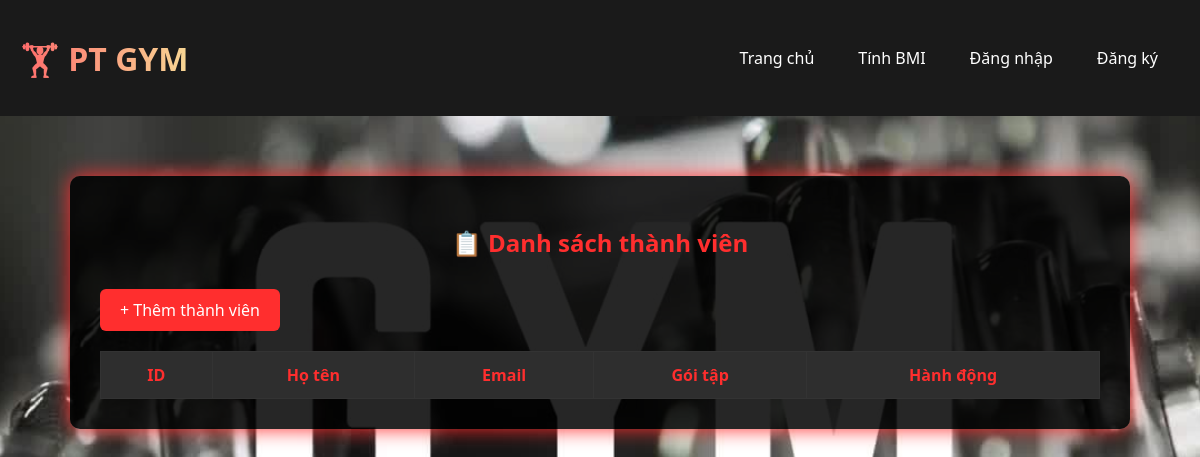
The app's page /members/members.php, older data.
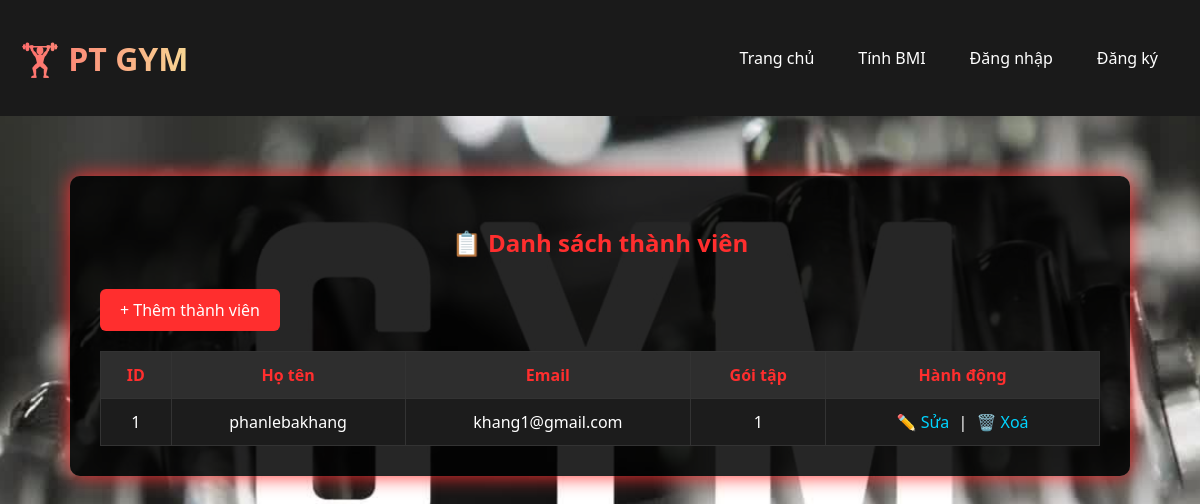
The same page, newer data.
### tables this page shows
CREATE TABLE `members` (
  `id` int(11) NOT NULL,
  `name` varchar(100) DEFAULT NULL,
  `phone` varchar(20) NOT NULL,
  `address` varchar(255) NOT NULL,
  `email` varchar(100) DEFAULT NULL,
  `role` enum('admin','customer') NOT NULL DEFAULT 'customer',
  `package` varchar(100) DEFAULT NULL,
  `user_id` int(11) DEFAULT NULL,
  `payment_status` varchar(20) DEFAULT 'unpaid'
);

### members/members.php (the view, shortened to what this page needs)
<?php
require_once '../includes/config.php';
require_once '../header.php';
$result = $conn->query("SELECT * FROM members");
?>
<!DOCTYPE html>
<html lang="vi">
<head>
  <link rel="stylesheet" href="/assets/style.css">
</head>
<body>
  <main>
    <h2>📋 Danh sách thành viên</h2>
    <a href="add_member.php" class="button">+ Thêm thành viên</a>
    <table>
      <tr><th>ID</th><th>Họ tên</th><th>Email</th><th>Gói tập</th><th>Hành động</th></tr>
      <?php while ($row = $result->fetch_assoc()): ?>
        <tr>
          <td><?= $row['id'] ?></td>
          <td><?= htmlspecialchars($row['name']) ?></td>
          <td><?= htmlspecialchars($row['email']) ?></td>
          <td><?= htmlspecialchars($row['package']) ?></td>
          <td>
            <a href="edit_member.php?id=<?= $row['id'] ?>">✏️ Sửa</a> |
            <a href="delete_member.php?id=<?= $row['id'] ?>" onclick="return confirm('Xoá thành viên này?')">🗑️ Xoá</a>
          </td>
        </tr>
      <?php endwhile; ?>
    </table>
  </main>
</body>
</html>

### header.php (shortened to what this page needs)
<?php
$isLoggedIn = isset($_SESSION['user_id']);
$role = $_SESSION['role'] ?? null;
$isAdmin = $role === 'admin';
?>
<link rel="stylesheet" href="/assets/style.css">
<link rel="stylesheet" href="/assets/styles-extra.css">
<header class="main-header">
  <nav class="navbar">
    <div class="logo">
      <a href="/index.php"><h1 class="dumbbell-title">🏋️‍♂️ PT GYM</h1></a>
    </div>
    <ul class="nav-links">
      <li><a href="/index.php">Trang chủ</a></li>
      <li><a href="/bmi/bmi.php">Tính BMI</a></li>
      <?php if ($isLoggedIn): ?>
        <?php if ($isAdmin): ?>
          <li><a href="/auth/profile.php">Trang Cá Nhân</a></li>
          <li><a href="/admin/admin.php">Trang quản trị</a></li>
          <li><a href="/payments/approve.php">Duyệt PT</a></li>
          <li><a href="/payments/approve_request.php">Duyệt gói tập</a></li>
          <li><a href="/admin/manage_schedule.php">QL lịch tập</a></li>
        <?php elseif ($role === 'pt'): ?>
          <li><a href="/auth/profile.php">Trang Cá Nhân</a></li>
          <li><a href="/trainer/trainers">Trang PT</a></li>
          <li><a href="/admin/manage_schedule.php">QL lịch dạy</a></li>
        <?php else: ?>
          <li><a href="/packages/request_package.php">Đăng ký gói tập</a></li>
          <li><a href="/auth/profile.php">Trang Cá Nhân</a></li>
          <li><a href="/schedules/book_schedule.php">Đặt lịch tập</a></li>
          <li><a href="/pt/my_schedule.php">Lịch tập của tôi</a></li>
          <li><a href="/customer/add_payment.php">Thanh toán</a></li>
        <?php endif; ?>
        <li><a href="/auth/logout.php">Đăng xuất</a></li>
      <?php else: ?>
        <li><a href="/auth/login.php">Đăng nhập</a></li>
        <li><a href="/auth/register.php">Đăng ký</a></li>
      <?php endif; ?>
    </ul>
  </nav>
</header>

### assets/style.css (style rules this page uses)
body { font-family: 'Poppins', sans-serif; margin:0; padding:0; background:#f5f5f5; color:#333; }
header, footer { background:#222; color:#fff; padding:1rem 2rem; }
.main-header { background: #1a1a1a; padding: 10px 20px; }
.navbar { display: flex; justify-content: space-between; align-items: center; flex-wrap: wrap; }
.logo a { color: #ff5722; font-size: 1.5rem; font-weight: bold; text-decoration: none; }
.nav-links { list-style: none; display: flex; flex-wrap: wrap; margin: 0; padding: 0; }
.nav-links li { margin: 0 10px; }
.nav-links a { color: white; text-decoration: none; padding: 8px 12px; border-radius: 4px; transition: background 0.3s; }
body { font-family: 'Poppins', sans-serif; margin: 0; padding: 0; background: #f7f7f7; }

### assets/styles-extra.css (style rules this page uses)
.dumbbell-title { font-size: 32px; font-weight: 800; color: #fff; background: linear-gradient(90deg, #ff6b6b, #f7d794); -webkit-background-clip: text; -webkit-text-fill-color: transparent; animation: pulseGlow 3s infinite; }

### members/members.php (style rules this page uses)
body { background: url('../assets/gym-bg.jpg') no-repeat center center fixed; background-size: cover; font-family: 'Segoe UI', sans-serif; color: white; }
main { max-width: 1000px; margin: 60px auto; background: rgba(0,0,0,0.85); padding: 30px; border-radius: 10px; box-shadow: 0 0 20px #ff2e2e; }
h2 { text-align: center; color: #ff2e2e; margin-bottom: 30px; }
a.button { display: inline-block; padding: 10px 20px; margin-bottom: 20px; background-color: #ff2e2e; color: white; border-radius: 6px; text-decoration: none; transition: background-color 0.3s; }
table { width: 100%; border-collapse: collapse; background-color: #1c1c1c; }
th, td { border: 1px solid #333; padding: 12px; text-align: center; }
th { background-color: #2e2e2e; color: #ff2e2e; }
td a { color: #00d4ff; text-decoration: none; margin: 0 5px; }

Row changes from the older to the newer data that the page shows:
added members: id "1", name "phanlebakhang", email "khang1@gmail.com", package "1"
